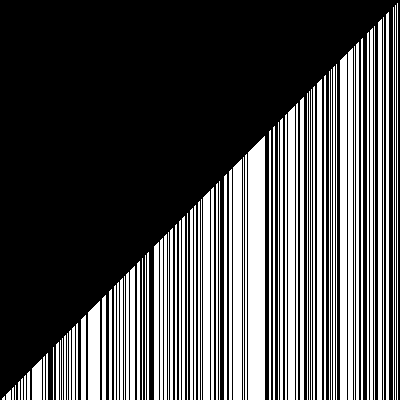
Frame 1 (no input)
Frame 60 (the mouse pressed at the canvas centre just before this capture): identical to frame 1, image omitted
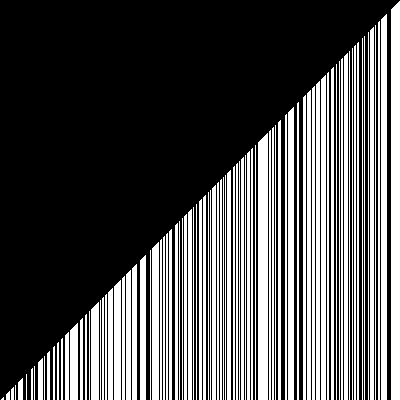
Frame 120 (the mouse held since frame 60 and released just before this capture)

The Processing sketch that drew these frames (run headless with seeded random() and noise(); from frame 60 on, the mouse is pressed at the canvas centre):

// Processing sketch: VisualArraySorterCode
// ── VisualArraySorterCode.pde
/* Paste the code into a new Processing sketch and complete the steps. */

//1. create an array of ints. don't initialize it yet.
int[] a;
void setup() {
  //2. set the size of your window
  size(400, 400);
  //  if you are using Processing 3, you cannot use variables
  //  because the developers don't know how programming is supposed to work.
  
  //3. initialize your array with the built in width variable
  a = new int[width];
  //4. initialize the ints in the array with random numbers
  //   from 0 to the built in height variable
  randomize();
  //5. call the noStroke() method
noStroke();
}

void draw() {
  //6. set the background color with background(r, g, b);
background(0, 0, 0);
  //7. set the color for your graph
color(0, 0, 0);
  //8. draw a rectangle for each int in your array.
  //   the x value will be the current index in the array
  //   the y value will the height variable
  //   the width is 1 (one)
  //   the height is negative the value of the element at the current index of the array
  for (int i=0;i<a.length;i++) {
    rect(a[i], height, 1, a[i]*-1);
    }
  //9. call the stepSort method
  stepSort(a);
  //10. extract the code that randomizes the array into a method.
  
  //11. call the method you made in step 10 when the mouse is pressed
  if(mousePressed){
    randomize();
  }
}
void randomize(){
    for (int i=0;i<a.length;i++) {
    float h = height;    
    a[i] = (int) random(h);
    }
}

void stepSort(int[] arr) {
  for (int i = 1; i < arr.length; i++) {
    if (arr[i - 1] > arr[i]) {
      int t = arr[i];
      arr[i] = arr[i - 1];
      arr[i - 1] = t;
    }
  }
}
